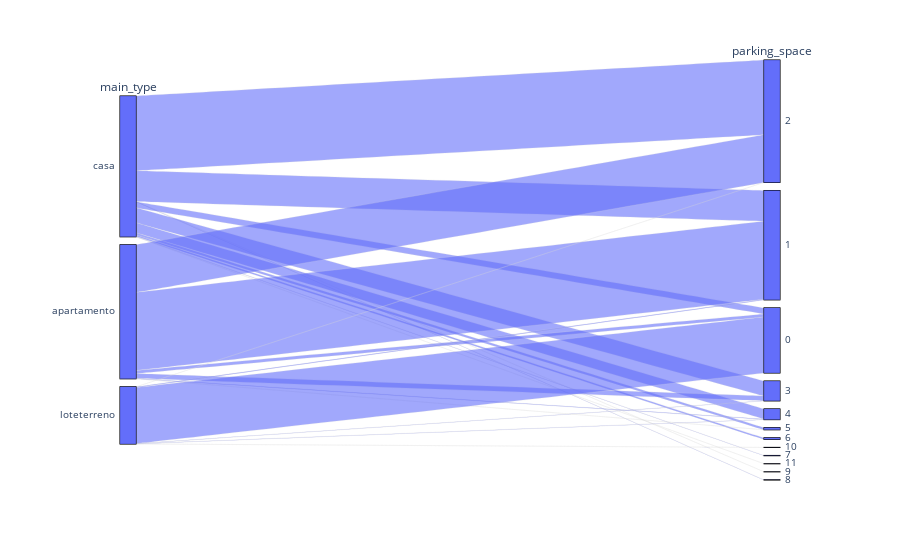

The cell this chart's notebook holds for it:
### Code cell
grafico = px.parallel_categories(properties, dimensions=["main_type", "parking_space"])
grafico

### Figure 1 — Plotly figure (JSON) as saved in the notebook; plotly's stock layout.template omitted (floating-point values rounded to 4 significant figures; data arrays with more than 128 entries replaced by an {"elided": "..."} marker saying what was removed)
{"data": [{"dimensions": [{"label": "main_type", "values": {"elided": "4819 str values"}}, {"label": "parking_space", "values": {"elided": "4819 int values"}}], "domain": {"x": [0, 1], "y": [0, 1]}, "name": "", "type": "parcats"}], "layout": {"legend": {"tracegroupgap": 0}, "margin": {"t": 60}}}
